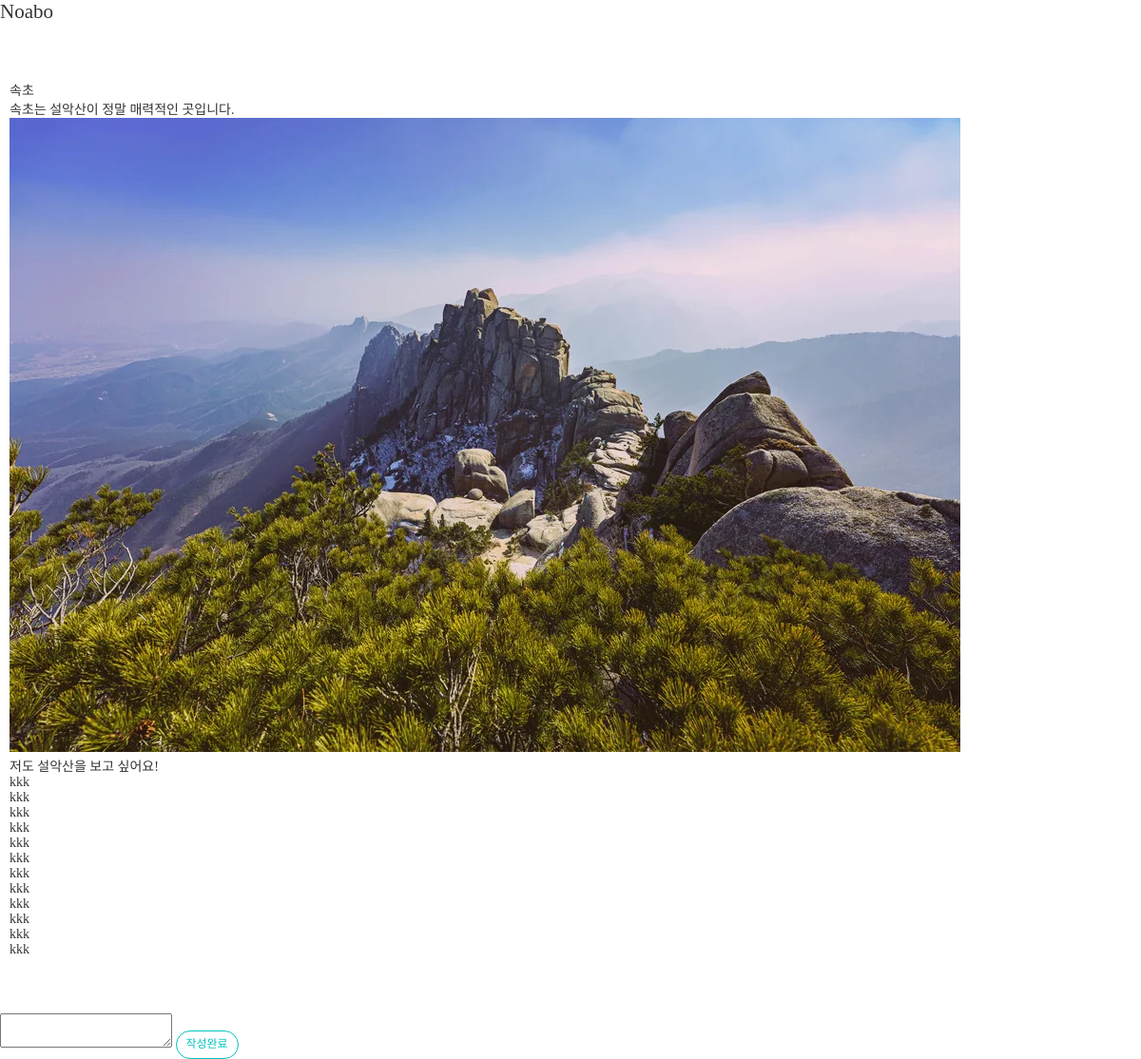
The app's page /posts/1/ with its own data.
### blog/models.py (models this page shows, shortened)
class Post(models.Model):
    title = models.CharField("제목", max_length=50)
    content = models.TextField("내용")
    thumbnail = models.ImageField("썸네일", upload_to="post", blank="True")

class Comment(models.Model):
    post = models.ForeignKey(Post, on_delete=models.CASCADE)
    comment = models.TextField("댓글")

### blog/views.py (the view)
# urls.py: path("posts/<int:post_id>/", post_detail)
def post_detail(request, post_id):
    post = Post.objects.get(id=post_id)
    if request.method == "POST":
        comment = request.POST['comment']
        Comment.objects.create(
            post = post,
            comment = comment
        )
    context = {
        "post":post
    }
    return render(request,"post_detail.html", context)

### templates/post_detail.html (shortened to what this page needs)
{% load static %}
<!DOCTYPE html>
<html lang="ko">
<head>
    <link rel="stylesheet" href="{% static 'css/style.css' %}">
</head>
<body>
    <nav id="posts">
        <a href="/posts/"><h1>Noabo</h1></a>
    </nav>
    <div id="post-detail">
        <ul>
            <div>
                <li>{{post.title}}</li>
                <li>{{post.content}}</li>
            </div>
            <div>
                {% if post.thumbnail %}
                    <img src="{{post.thumbnail.url}}" alt="">
                {%else%}
                    <img src="" alt="">
                {% endif %}
            </div>
            {% for comment in post.comment_set.all %}
                <li>{{comment.comment}}</li>
            {%empty%}
                <li>아직 작성된 댓글이 없습니다.</li>
            {% endfor %}
        </ul>
    </div>
    <form action="" method="post">
        <textarea name="comment" id=""></textarea>
        <button type="submit" class="btn btn-primary">작성완료</button>
    </form>
</body>
</html>

### static/css/style.css (style rules this page uses)
ul, ol { list-style: none; padding: 0; margin: 0; }
h1, h2, h3, h4, h5, h6 { padding: 0; margin: 0; font-weight: 300; }
a { text-decoration: none; color: #333; }
html { margin: 0; font-family: "Noto Sans KR", serif; font-weight: 300; font-size: 14px; color: #333; height: 100%; }
body { margin: 0; height: 100%; }
.btn { width: 66px; height: 30px; line-height: 25px; background-color: #fff; border-radius: 15px; transition-duration: 0.3s; transition-timing-function: ease; font-size: 12px; cursor: pointer; text-align: center; }
.btn-primary { border: 1px solid #00c3bd; color: #00c3bd; }
#post-detail { padding: 59px 10px; }

### records on screen
Post: title "속초", content "속초는 설악산이 정말 매력적인 곳입니다.", thumbnail (picture)
Comment: comment "저도 설악산을 보고 싶어요!"
Comment: comment "kkk"
Comment: comment "kkk"
Comment: comment "kkk"
Comment: comment "kkk"
Comment: comment "kkk"
Comment: comment "kkk"
Comment: comment "kkk"
Comment: comment "kkk"
Comment: comment "kkk"
Comment: comment "kkk"
Comment: comment "kkk"
Comment: comment "kkk"
